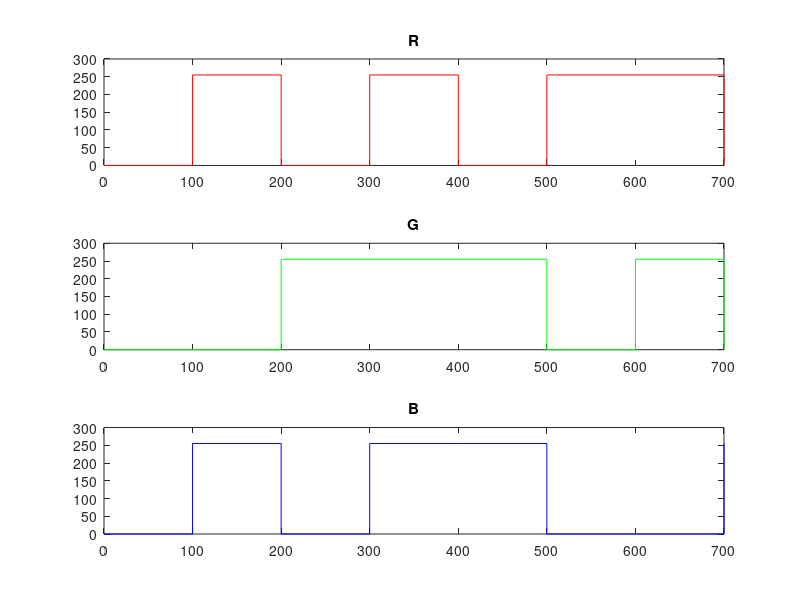
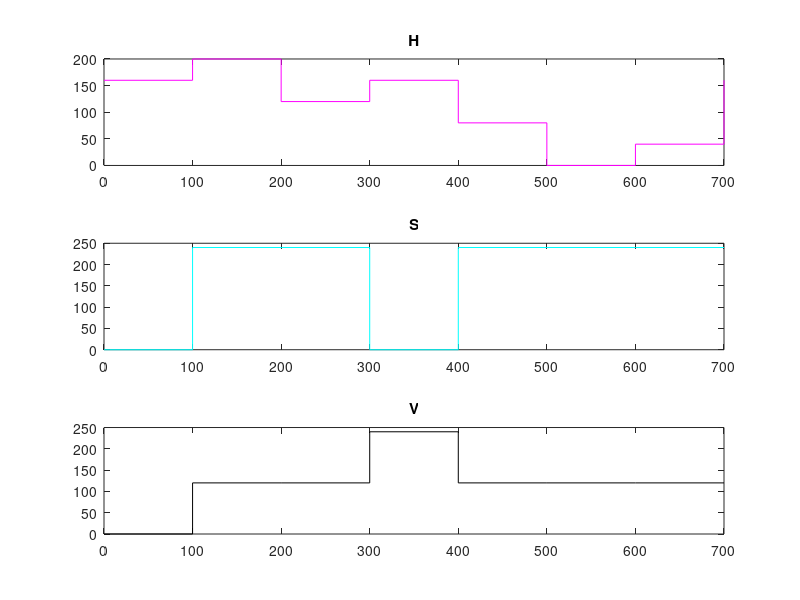

Write MATLAB code to recreate these figures, in order.
clc
clear all
close all
x=0:100:700;
R=[0 255   0     255   0    255   255    0]
G=[0   0   255   255    255  0    255    0]
B=[0 255   0     255    255  0    0    255]
xlim([0 700])
subplot(311);stairs(x,R,'r');title('R')
subplot(312);stairs(x,G,'g');title('G')
subplot(313);stairs(x,B,'b');title('B')

H=[160 200   120     160   80  0     40   160]
S=[0   240   240     0    240  240   240    240]
V=[0   120   120     240  120  120   120  120 ]
figure
xlim([0 700])
subplot(311);stairs(x,H,'m');title('H')
subplot(312);stairs(x,S,'c');title('S')
subplot(313);stairs(x,V,'k');title('V')
